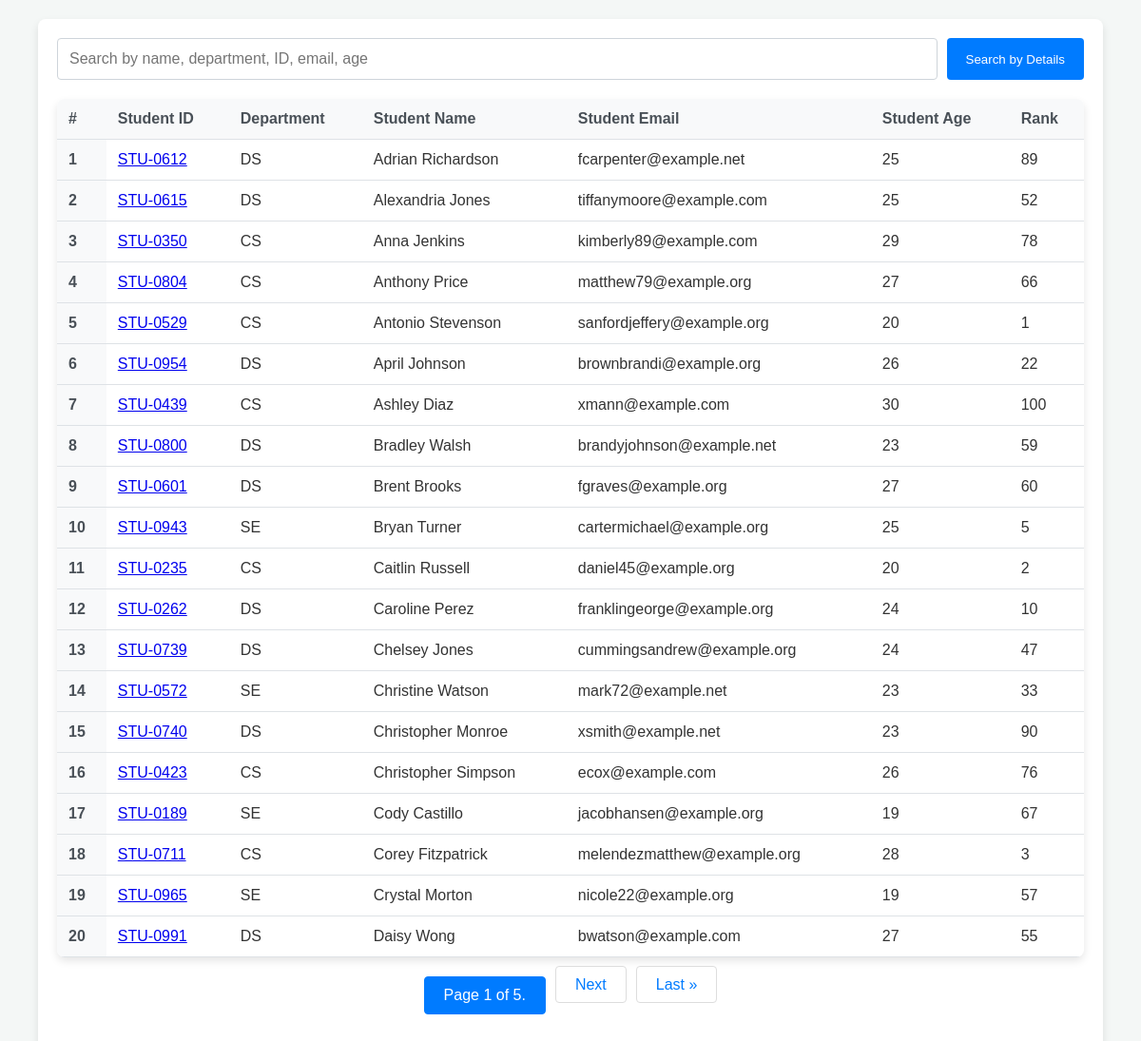
The page /students/ on the database its author committed.
### university/models.py (models this page shows, shortened)
class Student(models.Model):
    department = models.ForeignKey(Department, related_name="depart", on_delete=models.CASCADE)
    student_id = models.OneToOneField(StudentID, related_name='studentid', on_delete=models.CASCADE)
    student_name = models.CharField(max_length=100)
    student_email = models.EmailField(unique=True)
    student_age = models.IntegerField(default=18)
    student_address = models.TextField(max_length=500)
    is_deleted  = models.BooleanField(default = False)
    objects = UniManager()
    admin_objects = models.Manager()
    class Meta:
        ordering = ['student_name']
        verbose_name = "student"

class StudentID(models.Model):
    student_id = models.CharField(max_length=100)
    def __str__(self) -> str:
        return self.student_id

class Department(models.Model):
    uni = models.ForeignKey(uni, related_name="university", on_delete=models.CASCADE)
    department = models.CharField(max_length=100)
    class Meta:
        ordering = ['department']

class ReportCard(models.Model):
    student = models.ForeignKey(Student, related_name='studentreportcard', on_delete=models.CASCADE)
    student_rank = models.IntegerField()
    date_of_report_card_generation = models.DateField(auto_now_add=True)
    class Meta:
        unique_together = ['student_rank', 'date_of_report_card_generation']

### university/views.py (the view, shortened to what this page needs)
# urls.py: path('students/', get_students, name = "get_students"),
def get_students(request):
    queryset = Student.objects.all()
    paginator = Paginator(queryset, 20)
    page_number = request.GET.get("page", 1)
    page_obj = paginator.get_page(page_number)
    return render(request, 'report/students.html', {'queryset' : page_obj})

### university/models.py (called while the page is built)
    def get_queryset(self):
        return super().get_queryset().filter(is_deleted = False)

### university/templates/report/students.html (shortened to what this page needs)
<!DOCTYPE html>
<html lang="en">
<head>
</head>
<body>
<div class="container">
  <form method="get" class="mb-4">
    <div class="form-group">
        <input class="form-control" name="search" placeholder="Search by name, department, ID, email, age" type="text">
        <button class="btn btn-primary" type="submit" name="search_button">Search by Details</button>
    </div>
</form>
    <table class="table">
        <thead>
            <tr>
                <th scope="col">#</th>
                <th scope="col">Student ID</th>
                <th scope="col">Department</th>
                <th scope="col">Student Name</th>
                <th scope="col">Student Email</th>
                <th scope="col">Student Age</th>
                <th scope="col">Rank</th>
            </tr>
        </thead>
        <tbody>
            {% for student in queryset %}
            <tr>
                <th scope="row">{{ forloop.counter }}</th>
                <td>
                    <a href="{% url 'see_marks' student.student_id %}">
                        {{ student.student_id }}
                    </a>
                </td>
                <td>{{ student.department.department }}</td>
                <td>{{ student.student_name }}</td>
                <td>{{ student.student_email }}</td>
                <td>{{ student.student_age }}</td>
                <td>
                    {% if student.studentreportcard.first %}
                        {{ student.studentreportcard.first.student_rank }}
                    {% else %}
                        N/A
                    {% endif %}
                </td>
            </tr>
            {% endfor %}
        </tbody>
    </table>
    <nav aria-label="Page navigation example">
        <ul class="pagination">
            <li class="current">Page {{ queryset.number }} of {{ queryset.paginator.num_pages }}.</li>
            {% if queryset.has_next %}
                <li><a href="?page={{ queryset.next_page_number }}">Next</a></li>
                <li><a href="?page={{ queryset.paginator.num_pages }}">Last &raquo;</a></li>
            {% endif %}
        </ul>
    </nav>
</div>
</body>
</html>

### university/templates/report/students.html (style rules this page uses)
body { font-family: 'Arial', sans-serif; background: #f4f7f6; margin: 0; padding: 0; color: #333; }
.container { width: 90%; max-width: 1200px; margin: 20px auto; padding: 20px; background: #ffffff; border-radius: 8px; box-shadow: 0 4px 8px rgba(0, 0, 0, 0.1); }
.form-group { display: flex; gap: 10px; margin-bottom: 20px; }
.form-control { flex: 1; padding: 12px; border: 1px solid #ced4da; border-radius: 4px; font-size: 16px; box-sizing: border-box; }
.btn { padding: 12px 20px; border: none; border-radius: 4px; color: #fff; cursor: pointer; transition: background-color 0.3s; }
.btn-primary { background-color: #007bff; }
.table { width: 100%; border-collapse: collapse; margin: 20px 0; background: #fff; border-radius: 8px; overflow: hidden; box-shadow: 0 4px 8px rgba(0, 0, 0, 0.1); }
.table th, .table td { padding: 12px; text-align: left; border-bottom: 1px solid #dee2e6; }
.table th { background-color: #f8f9fa; color: #495057; }
.pagination { display: flex; justify-content: center; padding: 0; margin: 20px 0; list-style-type: none; }
.pagination a, .pagination .current { padding: 10px 20px; margin: 0 5px; border: 1px solid #ddd; border-radius: 4px; color: #007bff; text-decoration: none; transition: background-color 0.3s, color 0.3s; }
.pagination .current { border-color: #007bff; color: #fff; background-color: #007bff; }

### rows shown on the page
Student: student_id "STU-0612", department.department "DS", student_name "Adrian Richardson", student_email "fcarpenter@example.net", student_age "25", studentreportcard.first.student_rank "89"
Student: student_id "STU-0615", department.department "DS", student_name "Alexandria Jones", student_email "tiffanymoore@example.com", student_age "25", studentreportcard.first.student_rank "52"
Student: student_id "STU-0350", department.department "CS", student_name "Anna Jenkins", student_email "kimberly89@example.com", student_age "29", studentreportcard.first.student_rank "78"
Student: student_id "STU-0804", department.department "CS", student_name "Anthony Price", student_email "matthew79@example.org", student_age "27", studentreportcard.first.student_rank "66"
Student: student_id "STU-0529", department.department "CS", student_name "Antonio Stevenson", student_email "sanfordjeffery@example.org", student_age "20", studentreportcard.first.student_rank "1"
Student: student_id "STU-0954", department.department "DS", student_name "April Johnson", student_email "brownbrandi@example.org", student_age "26", studentreportcard.first.student_rank "22"
Student: student_id "STU-0439", department.department "CS", student_name "Ashley Diaz", student_email "xmann@example.com", student_age "30", studentreportcard.first.student_rank "100"
Student: student_id "STU-0800", department.department "DS", student_name "Bradley Walsh", student_email "brandyjohnson@example.net", student_age "23", studentreportcard.first.student_rank "59"
Student: student_id "STU-0601", department.department "DS", student_name "Brent Brooks", student_email "fgraves@example.org", student_age "27", studentreportcard.first.student_rank "60"
Student: student_id "STU-0943", department.department "SE", student_name "Bryan Turner", student_email "cartermichael@example.org", student_age "25", studentreportcard.first.student_rank "5"
Student: student_id "STU-0235", department.department "CS", student_name "Caitlin Russell", student_email "daniel45@example.org", student_age "20", studentreportcard.first.student_rank "2"
Student: student_id "STU-0262", department.department "DS", student_name "Caroline Perez", student_email "franklingeorge@example.org", student_age "24", studentreportcard.first.student_rank "10"
Student: student_id "STU-0739", department.department "DS", student_name "Chelsey Jones", student_email "cummingsandrew@example.org", student_age "24", studentreportcard.first.student_rank "47"
Student: student_id "STU-0572", department.department "SE", student_name "Christine Watson", student_email "mark72@example.net", student_age "23", studentreportcard.first.student_rank "33"
Student: student_id "STU-0740", department.department "DS", student_name "Christopher Monroe", student_email "xsmith@example.net", student_age "23", studentreportcard.first.student_rank "90"
Student: student_id "STU-0423", department.department "CS", student_name "Christopher Simpson", student_email "ecox@example.com", student_age "26", studentreportcard.first.student_rank "76"
Student: student_id "STU-0189", department.department "SE", student_name "Cody Castillo", student_email "jacobhansen@example.org", student_age "19", studentreportcard.first.student_rank "67"
Student: student_id "STU-0711", department.department "CS", student_name "Corey Fitzpatrick", student_email "melendezmatthew@example.org", student_age "28", studentreportcard.first.student_rank "3"
Student: student_id "STU-0965", department.department "SE", student_name "Crystal Morton", student_email "nicole22@example.org", student_age "19", studentreportcard.first.student_rank "57"
Student: student_id "STU-0991", department.department "DS", student_name "Daisy Wong", student_email "bwatson@example.com", student_age "27", studentreportcard.first.student_rank "55"

### other values the page prints
{{ queryset.number }} "1"
{{ queryset.paginator.num_pages }} "5"
